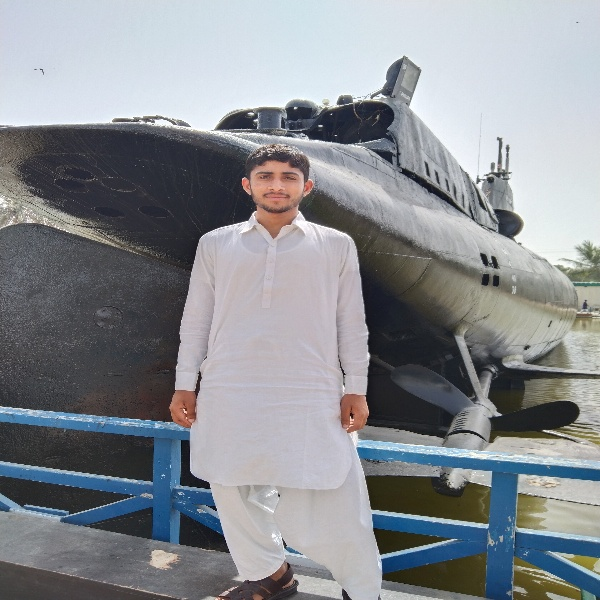
#> input picture opencv/resources/sdb.jpg, 600 x 600 px
$ python adaptive_thresholding.py
#> lines starting #> are read from the running program, lines starting #| are printed output that depends on the picture; after the words box and inside, x2 and y2 are one past the last pixel; in counts of white or black regions, pixels touching at a corner belong together
## Simple thresholding is not able to handle different type of low luminance pixels
## Adaptive thersholding algorithm calculate the threshold value for a small region of the image
## So we get multiple threshold values for different regions of the same image
## Adaptive method decides how thresholding value is calculated

import cv2 as cv

img = cv.imread('resources/sdb.jpg',0)
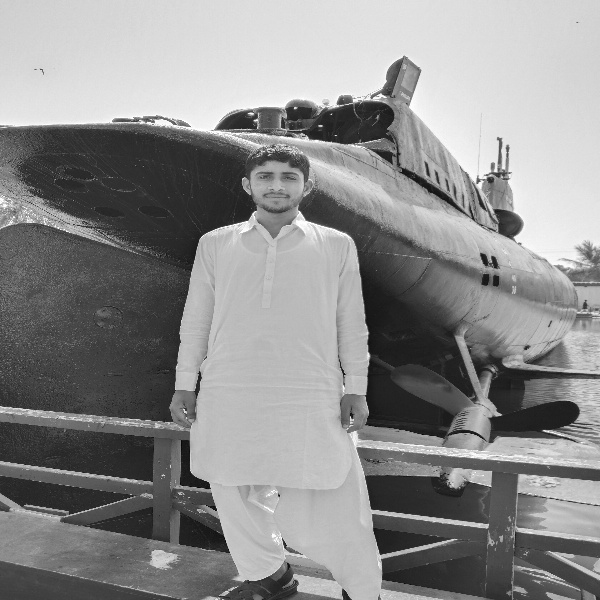
#> img: shape (600, 600); min 0, max 255, mean 140.2
thresh, binary = cv.threshold(img,127,255,cv.THRESH_BINARY)
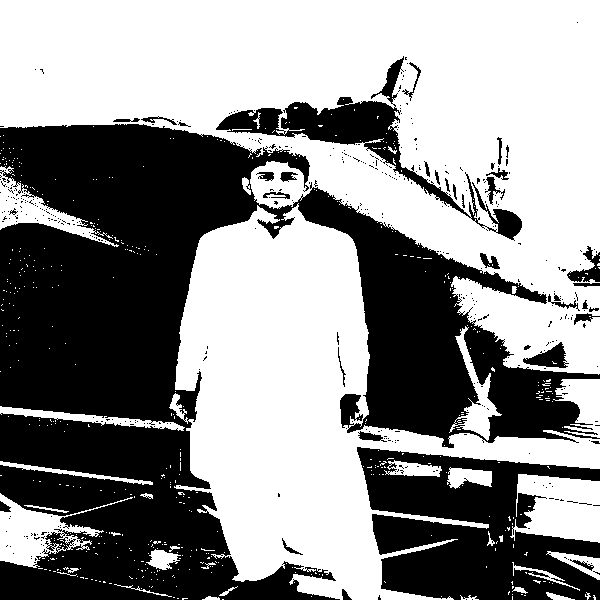
#> binary: shape (600, 600); 56.1% white; 428 black regions (392 under 20 px), largest, box (x1, y1, x2, y2) and area: (0, 124, 600, 600) 122404, (357, 447, 600, 600) 23503, (216, 56, 522, 241) 7722
adaptive_thresh_mean = cv.adaptiveThreshold(img, 255,cv.ADAPTIVE_THRESH_MEAN_C,cv.THRESH_BINARY,11,2)
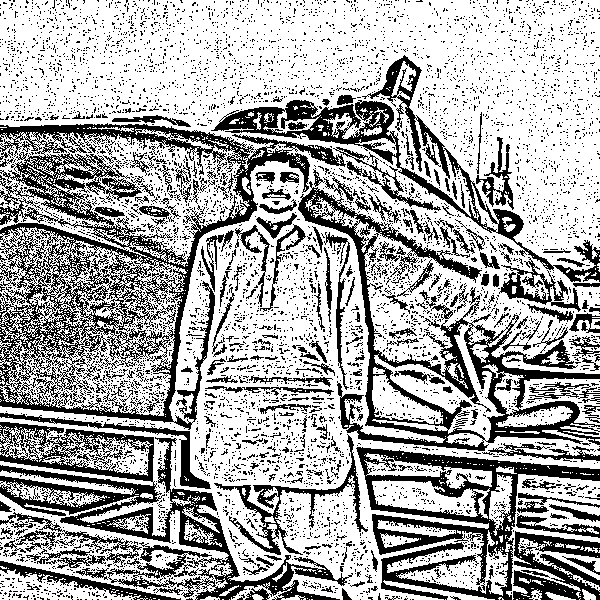
#> adaptive_thresh_mean: shape (600, 600); 66.6% white; 6034 black regions (5777 under 20 px), largest, box (x1, y1, x2, y2) and area: (0, 123, 346, 430) 26808, (0, 422, 353, 600) 13868, (298, 176, 600, 451) 13152
adaptive_thresh_gaussian = cv.adaptiveThreshold(img,255,cv.ADAPTIVE_THRESH_GAUSSIAN_C,cv.THRESH_BINARY,11,2)
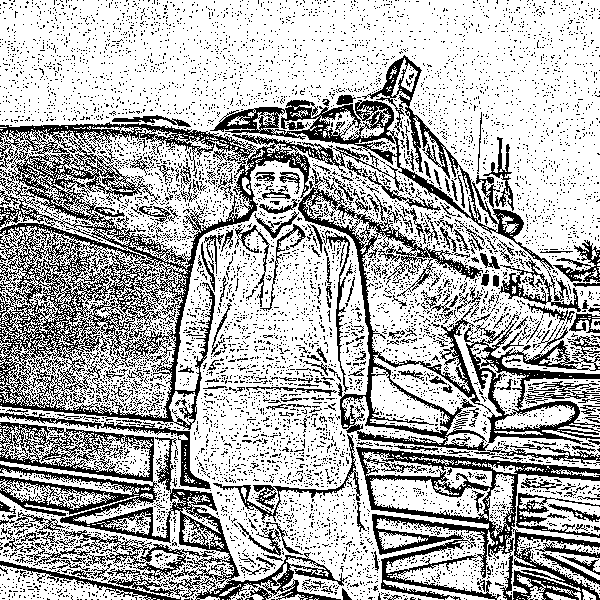
#> adaptive_thresh_gaussian: shape (600, 600); 69.6% white; black in thin lines or dots
cv.imshow('original image',img)
cv.imshow('adaptive threshold image',adaptive_thresh_mean)
cv.imshow('adaptive threshold gaussian image',adaptive_thresh_gaussian)
cv.imshow('binary',binary)
cv.waitKey(0)
cv.destroyAllWindows()
